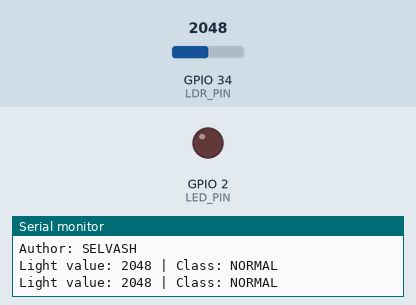
A sketch run on a simulated ESP32. Shown: output pins drawn as LEDs (lit = HIGH), the last lines printed to the serial monitor. The test bench sets the inputs (shaded band); at power-on: GPIO 34 (LDR_PIN) = 2048.

Above: at 1.8 s.
1.9 s: GPIO 34 (LDR_PIN) set to 1056
3.4 s: GPIO 34 (LDR_PIN) set to 930
At 4.9 s:
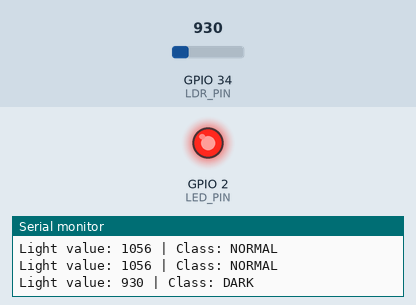
5.5 s: GPIO 34 (LDR_PIN) set to 1040
At 6.4 s:
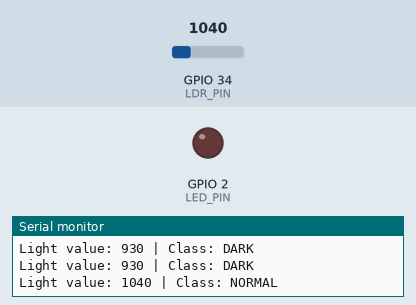
7.5 s: GPIO 34 (LDR_PIN) set to 960
At 9.1 s:
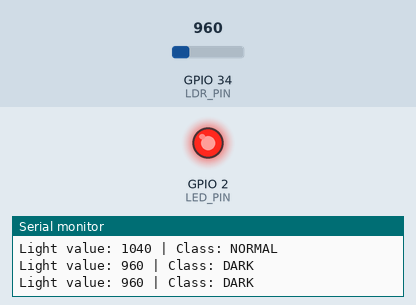
Timing chart, 0 to 10.5 s (numbered marks = the images above; inputs shaded):
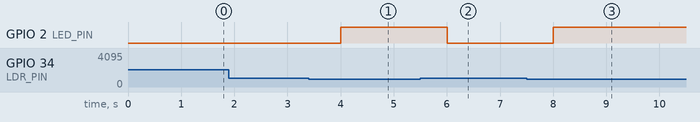

Measured:
- the behaviour switches between 1000 and 999 on GPIO 34 (LDR_PIN) (found by bisection; images 0 and 1)
- after the input at 3.4 s, GPIO 2 (LED_PIN): LOW → HIGH after 0.60 s
- after the input at 5.5 s, GPIO 2 (LED_PIN): HIGH → LOW after 0.50 s
- after the input at 7.5 s, GPIO 2 (LED_PIN): LOW → HIGH after 0.50 s

The sketch:

sketch.ino
```cpp
#define LDR_PIN 34
#define LED_PIN 2

String classifyLight(int lightValue) {
  if (lightValue < 1000) {
    return "DARK";
  } else if (lightValue < 2500) {
    return "NORMAL";
  } else {
    return "BRIGHT";
  }
}

void setup() {
  Serial.begin(115200);
  pinMode(LED_PIN, OUTPUT);

  Serial.println("ESP32 TinyML Smart Light Classifier");
  Serial.println("Author: SELVASH");
}

void loop() {
  int lightValue = analogRead(LDR_PIN);
  String result = classifyLight(lightValue);

  Serial.print("Light value: ");
  Serial.print(lightValue);
  Serial.print(" | Class: ");
  Serial.println(result);

  if (result == "DARK") {
    digitalWrite(LED_PIN, HIGH);
  } else {
    digitalWrite(LED_PIN, LOW);
  }

  delay(1000);
}
```
